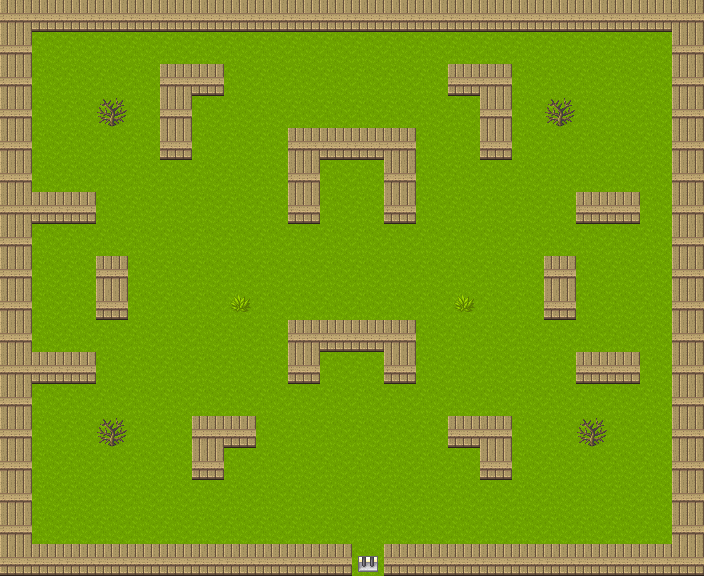

Tiled map render using the project's own tile images. Description and the whole map definition, tile-layer contents included, below:
An orthogonal 22x18 tile map with 32x32 px tiles, 2 tile layers (ground, detail), 1 hidden layer not drawn, 7 tilesets and 17 objects (7x Event, 5x Scrap, 3x Enemy, Door, Spawn).

<map version="1.10" tiledversion="1.11.2" orientation="orthogonal" renderorder="right-down" width="22" height="18" tilewidth="32" tileheight="32" infinite="0" nextlayerid="5" nextobjectid="20">
 <tileset firstgid="1" source="tilesets/basechip.tsx" />
 <tileset firstgid="1065" source="tilesets/dithart_scifi_01.tsx" />
 <tileset firstgid="1257" source="tilesets/dithart_scifi_02.tsx" />
 <tileset firstgid="1449" source="tilesets/dithart_scifi_dungeon.tsx" />
 <tileset firstgid="1641" source="tilesets/dithart_alien_spaceship.tsx" />
 <tileset firstgid="1833" source="tilesets/dithart_dark_organic.tsx" />
 <tileset firstgid="2025" source="tilesets/dithart_scifi_items.tsx" />
 <layer id="1" name="ground" width="22" height="18">
  <data encoding="csv">
2,2,2,2,2,2,2,2,2,2,2,2,2,2,2,2,2,2,2,2,2,2,
2,2,2,2,2,2,2,2,2,2,2,2,2,2,2,2,2,2,2,2,2,2,
2,2,2,2,2,2,2,2,2,2,2,2,2,2,2,2,2,2,2,2,2,2,
2,2,2,2,2,2,2,2,2,2,2,2,2,2,2,2,2,2,2,2,2,2,
2,2,2,2,2,2,2,2,2,2,2,2,2,2,2,2,2,2,2,2,2,2,
2,2,2,2,2,2,2,2,2,2,2,2,2,2,2,2,2,2,2,2,2,2,
2,2,2,2,2,2,2,2,2,2,2,2,2,2,2,2,2,2,2,2,2,2,
2,2,2,2,2,2,2,2,2,2,2,2,2,2,2,2,2,2,2,2,2,2,
2,2,2,2,2,2,2,2,2,2,2,2,2,2,2,2,2,2,2,2,2,2,
2,2,2,2,2,2,2,2,2,2,2,2,2,2,2,2,2,2,2,2,2,2,
2,2,2,2,2,2,2,2,2,2,2,2,2,2,2,2,2,2,2,2,2,2,
2,2,2,2,2,2,2,2,2,2,2,2,2,2,2,2,2,2,2,2,2,2,
2,2,2,2,2,2,2,2,2,2,2,2,2,2,2,2,2,2,2,2,2,2,
2,2,2,2,2,2,2,2,2,2,2,2,2,2,2,2,2,2,2,2,2,2,
2,2,2,2,2,2,2,2,2,2,2,2,2,2,2,2,2,2,2,2,2,2,
2,2,2,2,2,2,2,2,2,2,2,2,2,2,2,2,2,2,2,2,2,2,
2,2,2,2,2,2,2,2,2,2,2,2,2,2,2,2,2,2,2,2,2,2,
2,2,2,2,2,2,2,2,2,2,2,2,2,2,2,2,2,2,2,2,2,2
</data>
 </layer>
 <layer id="2" name="detail" width="22" height="18">
  <data encoding="csv">
577,585,585,585,585,585,585,585,585,585,585,585,585,585,585,585,585,585,585,585,585,577,
577,0,0,0,0,0,0,0,0,0,0,0,0,0,0,0,0,0,0,0,0,577,
577,0,0,0,0,577,585,0,0,0,0,0,0,0,585,577,0,0,0,0,0,577,
577,0,0,44,0,577,0,0,0,0,0,0,0,0,0,577,0,44,0,0,0,577,
577,0,0,0,0,585,0,0,0,577,585,585,577,0,0,585,0,0,0,0,0,577,
577,0,0,0,0,0,0,0,0,577,0,0,577,0,0,0,0,0,0,0,0,577,
577,585,585,0,0,0,0,0,0,585,0,0,585,0,0,0,0,0,585,585,0,577,
577,0,0,0,0,0,0,0,0,0,0,0,0,0,0,0,0,0,0,0,0,577,
577,0,0,577,0,0,0,0,0,0,0,0,0,0,0,0,0,577,0,0,0,577,
577,0,0,585,0,0,0,49,0,0,0,0,0,0,49,0,0,585,0,0,0,577,
577,0,0,0,0,0,0,0,0,577,585,585,577,0,0,0,0,0,0,0,0,577,
577,585,585,0,0,0,0,0,0,585,0,0,585,0,0,0,0,0,585,585,0,577,
577,0,0,0,0,0,0,0,0,0,0,0,0,0,0,0,0,0,0,0,0,577,
577,0,0,44,0,0,577,585,0,0,0,0,0,0,585,577,0,0,44,0,0,577,
577,0,0,0,0,0,585,0,0,0,0,0,0,0,0,585,0,0,0,0,0,577,
577,0,0,0,0,0,0,0,0,0,0,0,0,0,0,0,0,0,0,0,0,577,
577,0,0,0,0,0,0,0,0,0,0,0,0,0,0,0,0,0,0,0,0,577,
585,585,585,585,585,585,585,585,585,585,585,611,585,585,585,585,585,585,585,585,585,585
</data>
 </layer>
 <layer id="3" name="above" width="22" height="18" visible="0">
  <data encoding="csv">
0,0,0,0,0,0,0,0,0,0,0,0,0,0,0,0,0,0,0,0,0,0,
0,0,0,0,0,0,0,0,0,0,0,0,0,0,0,0,0,0,0,0,0,0,
0,0,0,0,0,0,0,0,0,0,0,0,0,0,0,0,0,0,0,0,0,0,
0,0,0,0,0,0,0,0,0,0,0,0,0,0,0,0,0,0,0,0,0,0,
0,0,0,0,0,0,0,0,0,0,0,0,0,0,0,0,0,0,0,0,0,0,
0,0,0,0,0,0,0,0,0,0,0,0,0,0,0,0,0,0,0,0,0,0,
0,0,0,0,0,0,0,0,0,0,0,0,0,0,0,0,0,0,0,0,0,0,
0,0,0,0,0,0,0,0,0,0,0,0,0,0,0,0,0,0,0,0,0,0,
0,0,0,0,0,0,0,0,0,0,0,0,0,0,0,0,0,0,0,0,0,0,
0,0,0,0,0,0,0,0,0,0,0,0,0,0,0,0,0,0,0,0,0,0,
0,0,0,0,0,0,0,0,0,0,0,0,0,0,0,0,0,0,0,0,0,0,
0,0,0,0,0,0,0,0,0,0,0,0,0,0,0,0,0,0,0,0,0,0,
0,0,0,0,0,0,0,0,0,0,0,0,0,0,0,0,0,0,0,0,0,0,
0,0,0,0,0,0,0,0,0,0,0,0,0,0,0,0,0,0,0,0,0,0,
0,0,0,0,0,0,0,0,0,0,0,0,0,0,0,0,0,0,0,0,0,0,
0,0,0,0,0,0,0,0,0,0,0,0,0,0,0,0,0,0,0,0,0,0,
0,0,0,0,0,0,0,0,0,0,0,0,0,0,0,0,0,0,0,0,0,0,
0,0,0,0,0,0,0,0,0,0,0,0,0,0,0,0,0,0,0,0,0,0
</data>
 </layer>
 <objectgroup id="4" name="entities">
  <object id="1" type="Door" x="352" y="544" width="0" height="0">
   <properties>
    <property name="target_map_id" value="overworld" />
    <property name="target_spawn_x" type="int" value="25" />
    <property name="target_spawn_y" type="int" value="16" />
    <property name="target_facing" value="down" />
   </properties>
  </object>
  <object id="2" type="Spawn" x="352" y="512" width="0" height="0">
   <properties>
    <property name="facing" value="up" />
   </properties>
  </object>
  <object id="3" name="Comm Overlord" type="Enemy" x="352" y="64" width="0" height="0">
   <properties>
    <property name="enemy_type_key" value="Comm Overlord" />
    <property name="color_r" type="int" value="60" />
    <property name="color_g" type="int" value="100" />
    <property name="color_b" type="int" value="200" />
   </properties>
  </object>
  <object id="4" name="Static Drone" type="Enemy" x="192" y="192" width="0" height="0">
   <properties>
    <property name="enemy_type_key" value="Static Drone" />
    <property name="color_r" type="int" value="80" />
    <property name="color_g" type="int" value="160" />
    <property name="color_b" type="int" value="220" />
   </properties>
  </object>
  <object id="5" name="Signal Screamer" type="Enemy" x="512" y="288" width="0" height="0">
   <properties>
    <property name="enemy_type_key" value="Signal Screamer" />
    <property name="color_r" type="int" value="200" />
    <property name="color_g" type="int" value="180" />
    <property name="color_b" type="int" value="60" />
   </properties>
  </object>
  <object id="6" type="Event" x="96" y="96" width="0" height="0">
   <properties>
    <property name="event_type" value="chest" />
    <property name="item" value="Palladium Plasma Edge" />
    <property name="once" type="bool" value="true" />
   </properties>
  </object>
  <object id="7" type="Event" x="576" y="96" width="0" height="0">
   <properties>
    <property name="event_type" value="chest" />
    <property name="item" value="Repair Kit" />
    <property name="once" type="bool" value="true" />
   </properties>
  </object>
  <object id="8" type="Event" x="96" y="448" width="0" height="0">
   <properties>
    <property name="event_type" value="sign" />
    <property name="text_key" value="comm_tower_sign_1" />
   </properties>
  </object>
  <object id="9" type="Event" x="576" y="448" width="0" height="0">
   <properties>
    <property name="event_type" value="sign" />
    <property name="text_key" value="comm_tower_sign_2" />
   </properties>
  </object>
  <object id="10" type="Event" x="288" y="192" width="0" height="0">
   <properties>
    <property name="event_type" value="damage_zone" />
    <property name="damage" type="int" value="3" />
    <property name="message" value="Electrical discharge!" />
    <property name="once" type="bool" value="false" />
   </properties>
  </object>
  <object id="11" type="Event" x="416" y="288" width="0" height="0">
   <properties>
    <property name="event_type" value="damage_zone" />
    <property name="damage" type="int" value="3" />
    <property name="message" value="Electrical discharge!" />
    <property name="once" type="bool" value="false" />
   </properties>
  </object>
  <object id="12" type="Event" x="288" y="384" width="0" height="0">
   <properties>
    <property name="event_type" value="damage_zone" />
    <property name="damage" type="int" value="3" />
    <property name="message" value="Electrical discharge!" />
    <property name="once" type="bool" value="false" />
   </properties>
  </object>
  <object id="13" type="Scrap" x="128" y="224" width="0" height="0" />
  <object id="14" type="Scrap" x="544" y="224" width="0" height="0" />
  <object id="15" type="Scrap" x="256" y="384" width="0" height="0" />
  <object id="16" type="Scrap" x="448" y="384" width="0" height="0" />
  <object id="17" type="Scrap" x="320" y="480" width="0" height="0" />
 </objectgroup>
</map>
